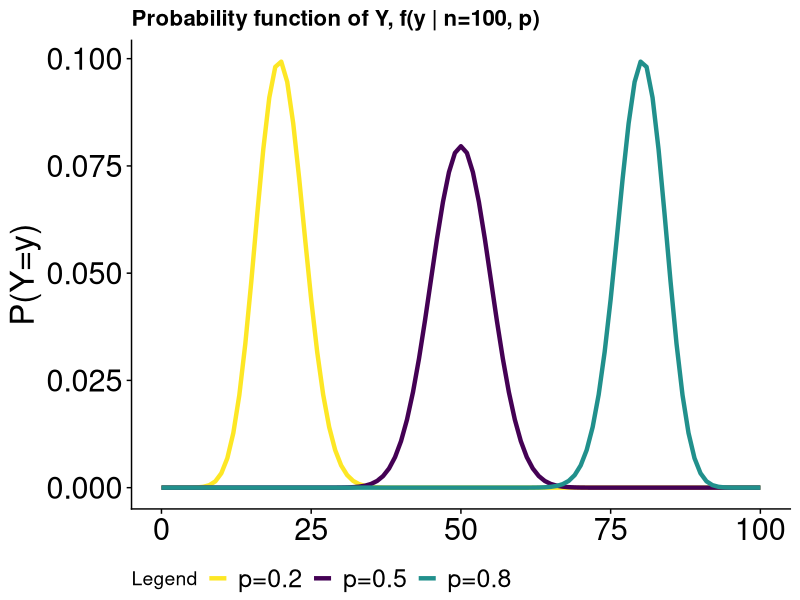
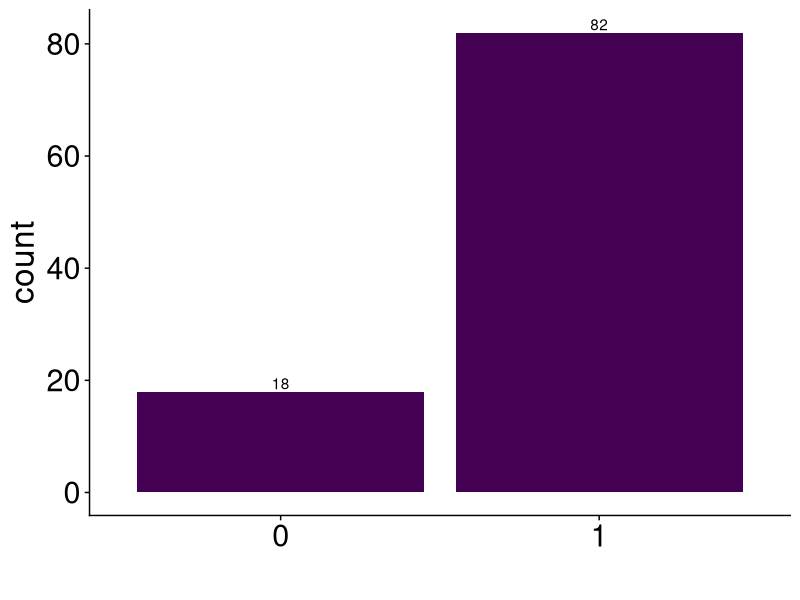
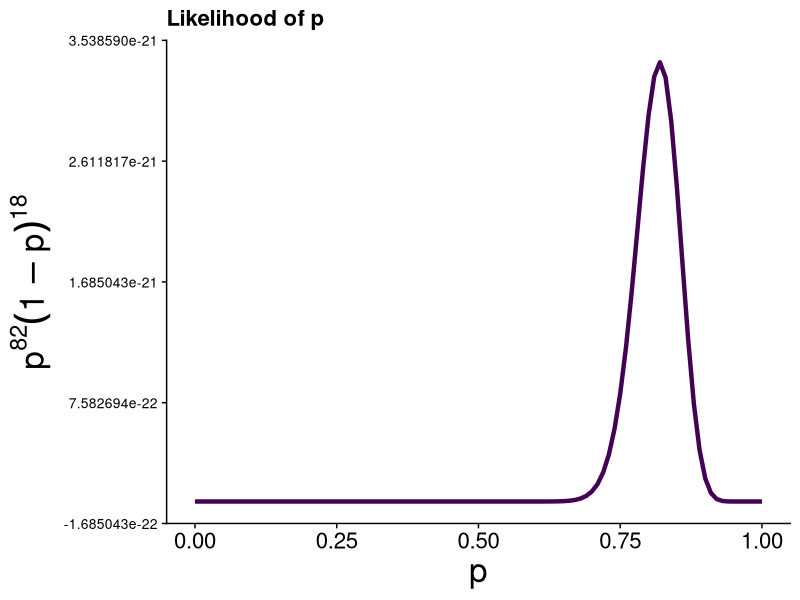
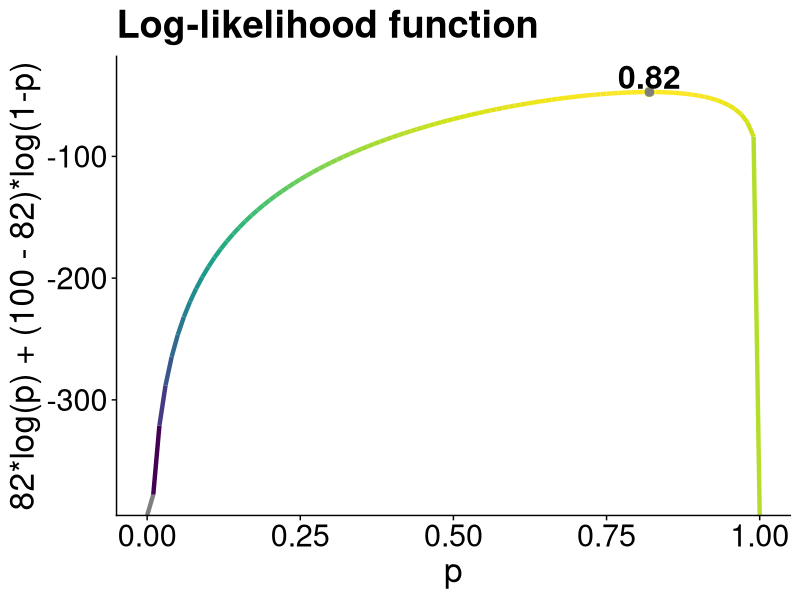

R code for these plots, in order:
## ---- chunk 1
library("tidyverse", "knitr")

d1 = 1:6
d2 = 1:6

Y = NULL
for (i in d1) {
  for (j in d2) {
    sum_ij = i + j
    Y <- c(Y,sum_ij)
  }
}

ditrib_Y <- table(Y) %>% as_tibble() %>% mutate(p=round(n/sum(n),2)) %>% select(-n)
names(ditrib_Y) <- c("y","P(Y=y)") 
knitr::kable(ditrib_Y, format = "markdown", align = 'lc')
## ---- chunk 2
set.seed(12345)
moneda <- rbinom(n=1, size=1, p=0.7)
print(moneda)
## ---- chunk 3
set.seed(12345)
monedas <- rbinom(n=100, size=1, p=0.7)
print(monedas)
## ---- chunk 4
# Probability of getting 5 successes out of 10 trials if probability of success is 0.9 

#Manually
choose(10,5)*(0.9^5)*(0.1^5) 

# Using random variable distribution functions
dbinom(x=5,size=10,prob=0.9)
## ---- chunk 5
library("cowplot")
library("viridis")

theme_set(theme_cowplot())

plot <- ggplot(data = data.frame(y = 0), mapping = aes(Y = y), )
binom_distrib <- function(p,n,y) choose(n,y)*(p^(y))*((1-p)^(n-y))

plot <- plot + stat_function(fun = binom_distrib, args = list(n= 100, p= 0.2), aes(color="red"), size=1.5) +
  stat_function(fun = binom_distrib, args = list(n= 100,p=0.5), aes(color="blue"), size=1.5) +
  stat_function(fun = binom_distrib, args = list(n= 100,p=0.8), aes(color="green"), size=1.5) +
  xlim(0,100) + labs(y="P(Y=y)", title="Probability function of Y, f(y | n=100, p)") +
     scale_color_viridis_d( name = "Legend",
                          breaks = c("red", "blue", "green"),
                          labels = c("p=0.2", "p=0.5", "p=0.8"),
                          guide = "legend") +
      theme(axis.text.y = element_text(size = 22), axis.text.x = element_text(size = 22),
      axis.title.y = element_text(size = 24), axis.title.x = element_text(size = 24), 
      legend.text = element_text(size = 18), legend.position="bottom") 

print(plot)
## ---- chunk 6
dbinom(x=9,size=10,prob=0.5)
## ---- chunk 7
library("tidyverse")
set.seed(481)
data_coins <- data.frame(X = rbinom(n=100, size=1, prob=0.8))

data_coins %>% ggplot(aes(x=factor(X), fill="")) + 
    geom_bar() +
    geom_text(aes(label=..count..), stat='count', vjust=-0.2) +
    scale_fill_viridis_d() + 
    guides(fill=FALSE, color=FALSE) + labs(x="") +
    theme(axis.text.y = element_text(size = 22), axis.text.x = element_text(size = 22),
    axis.title.y = element_text(size = 24), axis.title.x = element_text(size = 24), 
    legend.text = element_text(size = 18), legend.position="bottom") 
## ---- chunk 8
plot <- ggplot(data = data.frame(p = 0), mapping = aes(x = p, color=""))
binom_distrib <- function(p,n,k) (p^(k))*((1-p)^(n-k))

plot + stat_function(fun = binom_distrib, args = list(n= 100, k= 82), size=1.5) + 
  xlim(0,1) + labs(title="Likelihood of p", x="p", y=expression(paste(p^{82}, (1-p)^{18})) ) +
    scale_color_viridis_d() + 
    guides(fill=FALSE, color=FALSE) +
    theme(axis.text.y = element_text(size = 10), axis.text.x = element_text(size = 16),
    axis.title.y = element_text(size = 24), axis.title.x = element_text(size = 24), 
    legend.text = element_text(size = 12), legend.position="bottom") 
## ---- chunk 9

# log-likelihood function
ll <- function(p,n,k) {
  ell = k * log(p) + (n - k)*log(1-p)
  return(ll = ell)
}


# Evaluate the log-likelihood function for some arbitrary values
ll(p=0.1,n=100,k=82); ll(p=0.7,n=100,k=82)
## ---- chunk 10

# Evaluate the log-likelihood function for many possible values of p

parameter_space <- tibble(p=seq(0,1,by=0.01)) %>% 
  rowwise() %>% mutate(loglik = ll(p,n=100,k=82)) 

# Find the value of p that yield the largest value for the log-likelihood function

parameter_space %>% as.matrix() -> m
m[which.max(m[,2]),]
## ---- chunk 11
parameter_space %>% as.data.frame() %>% ggplot(aes(x=p, y=loglik, colour=loglik)) + 
geom_line(size=1.5) + geom_point(aes(x=m[which.max(m[,2]),1], m[which.max(m[,2]),2]), size=2.5) +
scale_color_viridis() + guides(fill=FALSE, color=FALSE) + labs(title="Log-likelihood function",x="p", y="82*log(p) + (100 - 82)*log(1-p)") +
annotate(geom="text", x=0.82, y=-35, label='bold("0.82")', color="black", parse=TRUE, size=8) +
theme(axis.text.y = element_text(size = 22), axis.text.x = element_text(size = 22),
axis.title.y = element_text(size = 24), axis.title.x = element_text(size = 24), title=element_text(size = 24),
legend.text = element_text(size = 18), legend.position="bottom") 
